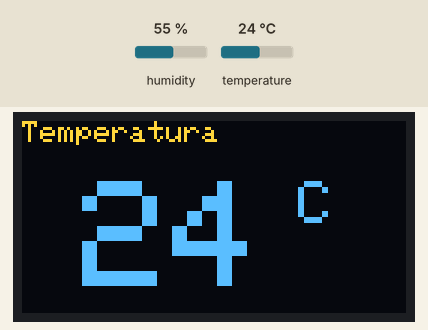
Bench run of a sketch on a simulated ESP8266 (NodeMCU). On the bench: 128×64 one-colour display. Inputs (shaded band) come from the test bench; at power-on: humidity 55 %, temperature 24 °C. The OLED is the two-colour kind (top 16 rows yellow); WiFi joins after 1.5 s; servers stay silent unless stated; no MQTT or app messages arrive unless stated; what the sketch prints to the serial monitor is not drawn.

Above: at 7.3 s.
7.4 s: humidity set to 22 %
At 18.2 s:
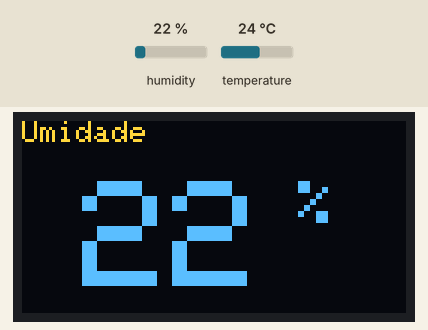
19.3 s: temperature set to 12 °C
At 25.3 s:
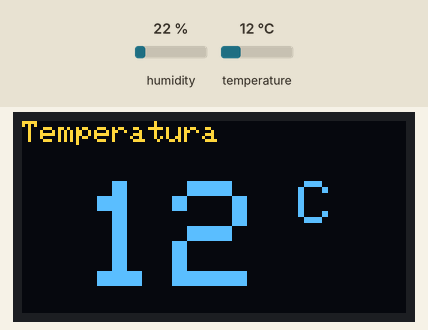
28.4 s: humidity set to 40 %
At 37.2 s:
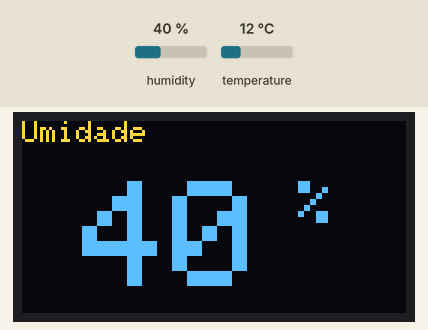
37.5 s: temperature set to 19 °C
At 43.4 s:
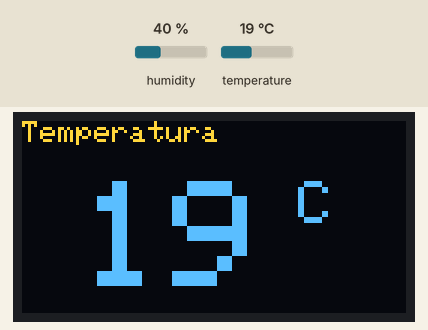
Timing chart, 0 to 44.9 s (numbered marks = the images above; inputs shaded):
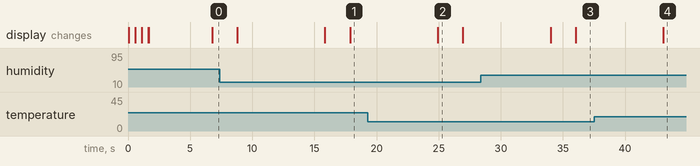

Measured:
- after the input at 7.4 s, the display: first differs from a run without the input after 10.5 s (image 1)
- after the input at 19.3 s, the display: changes after 5.6 s (image 2)
- after the input at 28.4 s, the display: first differs from a run without the input after 7.6 s (image 3)
- after the input at 37.5 s, the display: changes after 5.6 s (image 4)
- what the display in image 2 shows lasts 2.0 s, from 24.9 s to 26.9 s

The sketch:

projdht.ino
```cpp
// (licence header left out)
// --- WIFI ---
#include <ESP8266WiFi.h>
#include <WiFiClient.h>
#include <ESP8266WebServer.h>
const char* ssid = "*******";
const char* password = "**********";
ESP8266WebServer server(80);
WiFiServer servidor(80);
WiFiClient nodemcuClient;

//--- MQTT ---
#include <PubSubClient.h>
const char* mqtt_Broker = "mqtt.eclipse.org";
const char* mqtt_ClientID = "TempUmi_Dacinho";
PubSubClient client(nodemcuClient);
const char* topicoTemperatura = "projDacinho/temperatura";
const char* topicoUmidade = "projDacinho/umidade";

//--- DHT ---
#include "DHT.h"
#define DHTPIN D3
#define DHTTYPE DHT11
DHT dht(DHTPIN, DHTTYPE);

//Display
#include <Adafruit_SSD1306.h>
#define OLED_RESET LED_BUILTIN
Adafruit_SSD1306 display(OLED_RESET);
int umidade;
int temperatura;

//--- SETUP ---
void setup() {
  Serial.begin(115200);
  dht.begin();
  configDisplay();
  conectarWifi();
  WiFi.mode(WIFI_STA);
  client.setServer(mqtt_Broker, 1883);

  //Connect server
  server.on("/", medirTempUmi);
  server.onNotFound(handle_NotFound);
  server.begin();
  Serial.println("HTTP server started");
}
//--- LOOP ---
void loop() {
  if (!client.connected()) {
    reconectMQTT();
  }
  server.handleClient();
  medirTempUmi();
  mostraTempUmi();
  publicarTemperaturaUmidadeNoTopico();

}
void conectarWifi(){
  delay(10);
  Serial.println(""); //PULA UMA LINHA NA JANELA SERIAL
  Serial.println(""); //PULA UMA LINHA NA JANELA SERIAL
  Serial.print("Conectando a "); //ESCREVE O TEXTO NA SERIAL
  Serial.print(ssid); //ESCREVE O NOME DA REDE NA SERIAL

  display.setTextSize(2);
  display.setCursor(0, 0);
  display.print("Conectando ");
  display.display();

  WiFi.begin(ssid, password);

  while (WiFi.status() != WL_CONNECTED) {
    delay(500);
    Serial.print(".");
    display.print(".");
    display.display();
  }
  display.clearDisplay();
  display.setCursor(0, 0);
  display.print("Conectado");
  display.display();
  Serial.println(""); //PULA UMA LINHA NA JANELA SERIAL
  Serial.print("Conectado a rede sem fio "); //ESCREVE O TEXTO NA SERIAL
  Serial.println(ssid); //ESCREVE O NOME DA REDE NA SERIAL
  Serial.println(""); //PULA UMA LINHA NA JANELA SERIAL
  Serial.print("Got IP: ");
  Serial.println(WiFi.localIP());

}

void reconectMQTT(){
  while(!client.connected()){
    client.connect(mqtt_ClientID);
  }

}
//--- Funcao de configuracao Display OLED
void configDisplay(){
  display.begin(SSD1306_SWITCHCAPVCC, 0x3C);
  display.setTextColor(WHITE);
  display.clearDisplay();
}
//--PUBLICA (MQTT) TEMP E UMIDADE
void publicarTemperaturaUmidadeNoTopico() {
  client.publish(topicoTemperatura, String(temperatura).c_str(), true);
  client.publish(topicoUmidade, String(umidade).c_str(), true);
}

//--- MOSTRA MSG DISPLAY ---
void mostraMsg(const char* texto1, int medicao, const char* texto2){
  display.clearDisplay();
  display.setTextSize(1);
  display.setCursor(0, 0);
  display.print(texto1);
  display.setTextSize(5);
  display.setCursor(20, 20);
  display.print(medicao);
  display.setTextSize(2);
  display.print(texto2);
  display.display();
  delay(2000);
}

//--MOSTRA NO DISPLAY
void mostraTempUmi(){
  mostraMsg("Temperatura", (temperatura), " C");
  mostraMsg("Umidade", (umidade), " %");
}

//--MOSTRA TEMPERATURA NO SERIAL
//--PODERIA SER OMITIDO
//--DEIXAR APENAS A LEITURA NAS VARIAVEIS UMIDADE E TEMPERATURA
void medirTempUmi(){
  umidade = dht.readHumidity();
  temperatura = dht.readTemperature(false);
  server.send(200, "text/html", SendHTML(temperatura,umidade));
  if(isnan(temperatura) || isnan(umidade)){
   Serial.println("Falhou");
  }else{
    Serial.print("Temperatura: ");
    Serial.print(temperatura);
    Serial.print("°C");
    Serial.print("   ");
    Serial.print("Umidade: ");
    Serial.println(umidade);
    delay(5000);

  }
}
void handle_NotFound(){
    server.send(404, "text/plain", "Not found");
}
 String SendHTML(float temperaturaStat,float umidadeStat){

    String ptr = "<!DOCTYPE html> <html>\n";
    ptr +="<head><meta name=\"viewport\" content=\"width=device-width, initial-scale=1.0, user-scalable=no\">\n";
    ptr += "<meta charset='UTF-8'>";
    ptr +="<link href=\"https://fonts.googleapis.com/css?family=Open+Sans:300,400,600\" rel=\"stylesheet\">\n";
    ptr +="<title>ESP8266 Weather Report</title>\n";
    ptr +="<style>html { font-family: 'Open Sans', sans-serif; display: block; margin: 0px auto; text-align: center;color: #333333;}\n";
    ptr +="body{margin-top: 50px;}\n";
    ptr +="h1 {margin: 50px auto 30px;}\n";
    ptr +=".side-by-side{display: inline-block;vertical-align: middle;position: relative;}\n";
    ptr +=".humidity-icon{background-color: #3498db;width: 30px;height: 30px;border-radius: 50%;line-height: 36px;}\n";
    ptr +=".humidity-text{font-weight: 600;padding-left: 15px;font-size: 19px;width: 160px;text-align: left;}\n";
    ptr +=".humidity{font-weight: 300;font-size: 60px;color: #3498db;}\n";
    ptr +=".temperature-icon{background-color: #f39c12;width: 30px;height: 30px;border-radius: 50%;line-height: 40px;}\n";
    ptr +=".temperature-text{font-weight: 600;padding-left: 15px;font-size: 19px;width: 160px;text-align: left;}\n";
    ptr +=".temperature{font-weight: 300;font-size: 60px;color: #f39c12;}\n";
    ptr +=".superscript{font-size: 17px;font-weight: 600;position: absolute;right: -20px;top: 15px;}\n";
    ptr +=".data{padding: 10px;}\n";
    ptr +="</style>\n";
    ptr +="<script>\n";
    ptr +="setInterval(loadDoc,200);\n";
    ptr +="function loadDoc() {\n";
    ptr +="var xhttp = new XMLHttpRequest();\n";
    ptr +="xhttp.onreadystatechange = function() {\n";
    ptr +="if (this.readyState == 4 && this.status == 200) {\n";
    ptr +="document.getElementById(\"webpage\").innerHTML =this.responseText}\n";
    ptr +="};\n";
    ptr +="xhttp.open(\"GET\", \"/\", true);\n";
    ptr +="xhttp.send();\n";
    ptr +="}\n";
    ptr +="</script>\n";
    ptr +="</head>\n";
    ptr +="<body>\n";

    ptr +="<div id=\"webpage\">\n";

    ptr +="<h1>ESP8266 Relatorio de Clima do Dacinho</h1>\n";
    ptr +="<div class=\"data\">\n";
    ptr +="<div class=\"side-by-side temperature-icon\">\n";
    ptr +="<svg version=\"1.1\" id=\"Layer_1\" xmlns=\"http://www.w3.org/2000/svg\" xmlns:xlink=\"http://www.w3.org/1999/xlink\" x=\"0px\" y=\"0px\"\n";
    ptr +="width=\"9.915px\" height=\"22px\" viewBox=\"0 0 9.915 22\" enable-background=\"new 0 0 9.915 22\" xml:space=\"preserve\">\n";
    ptr +="<path fill=\"#FFFFFF\" d=\"M3.498,0.53c0.377-0.331,0.877-0.501,1.374-0.527C5.697-0.04,6.522,0.421,6.924,1.142\n";
    ptr +="c0.237,0.399,0.315,0.871,0.311,1.33C7.229,5.856,7.245,9.24,7.227,12.625c1.019,0.539,1.855,1.424,2.301,2.491\n";
    ptr +="c0.491,1.163,0.518,2.514,0.062,3.693c-0.414,1.102-1.24,2.038-2.276,2.594c-1.056,0.583-2.331,0.743-3.501,0.463\n";
    ptr +="c-1.417-0.323-2.659-1.314-3.3-2.617C0.014,18.26-0.115,17.104,0.1,16.022c0.296-1.443,1.274-2.717,2.58-3.394\n";
    ptr +="c0.013-3.44,0-6.881,0.007-10.322C2.674,1.634,2.974,0.955,3.498,0.53z\"/>\n";
    ptr +="</svg>\n";
    ptr +="</div>\n";
    ptr +="<div class=\"side-by-side temperature-text\">Temperatura</div>\n";
    ptr +="<div class=\"side-by-side temperature\">";
    ptr +=(int)temperaturaStat;
    ptr +="<span class=\"superscript\">°C</span></div>\n";
    ptr +="</div>\n";
    ptr +="<div class=\"data\">\n";
    ptr +="<div class=\"side-by-side humidity-icon\">\n";
    ptr +="<svg version=\"1.1\" id=\"Layer_2\" xmlns=\"http://www.w3.org/2000/svg\" xmlns:xlink=\"http://www.w3.org/1999/xlink\" x=\"0px\" y=\"0px\"\n\"; width=\"12px\" height=\"17.955px\" viewBox=\"0 0 13 17.955\" enable-background=\"new 0 0 13 17.955\" xml:space=\"preserve\">\n";
    ptr +="<path fill=\"#FFFFFF\" d=\"M1.819,6.217C3.139,4.064,6.5,0,6.5,0s3.363,4.064,4.681,6.217c1.793,2.926,2.133,5.05,1.571,7.057\n";
    ptr +="c-0.438,1.574-2.264,4.681-6.252,4.681c-3.988,0-5.813-3.107-6.252-4.681C-0.313,11.267,0.026,9.143,1.819,6.217\"></path>\n";
    ptr +="</svg>\n";
    ptr +="</div>\n";
    ptr +="<div class=\"side-by-side humidity-text\">Umidade</div>\n";
    ptr +="<div class=\"side-by-side humidity\">";
    ptr +=(int)umidadeStat;
    ptr +="<span class=\"superscript\">%</span></div>\n";
    ptr +="</div>\n";

    ptr +="</div>\n";
    ptr +="</body>\n";
    ptr +="</html>\n";

    return ptr;
}
```
